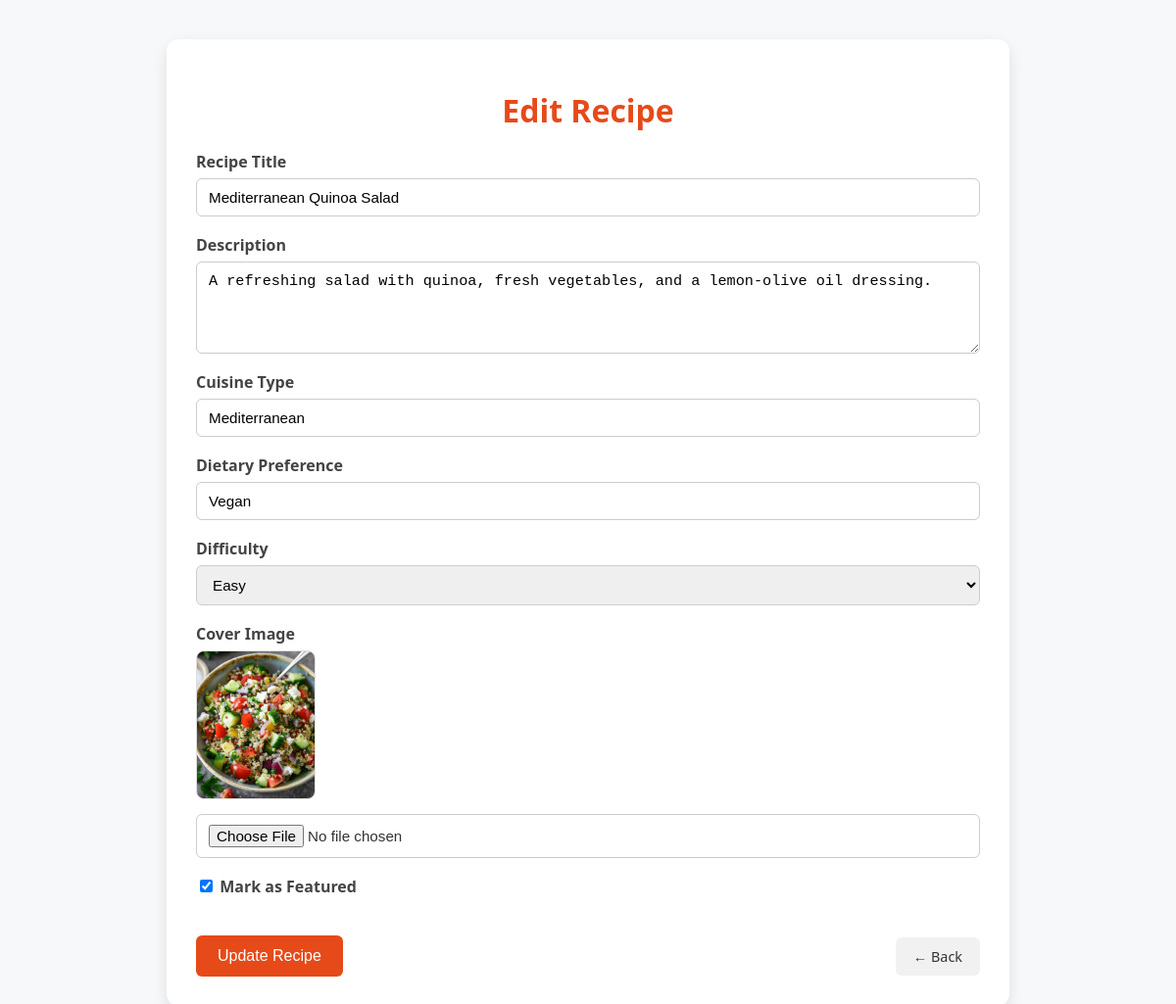
Page /admin/recipe_edit.php?id=6 (signed in) on the committed database.
### tables this page shows
CREATE TABLE `recipes` (
  `recipe_id` int(11) NOT NULL,
  `user_id` int(11) DEFAULT NULL,
  `title` varchar(150) NOT NULL,
  `description` text DEFAULT NULL,
  `cover_img_src` varchar(255) DEFAULT NULL,
  `is_featured` tinyint(1) DEFAULT 0,
  `cuisine_type` varchar(50) DEFAULT NULL,
  `dietary_preference` varchar(50) DEFAULT NULL,
  `difficulty` enum('Easy','Medium','Hard') DEFAULT NULL,
  `created_at` timestamp NOT NULL DEFAULT current_timestamp()
);

### admin/recipe_edit.php (the view, shortened to what this page needs)
<?php
include '../includes/db_connect.php';
$recipeId = isset($_GET['id']) ? (int)$_GET['id'] : 0;
$stmt = $conn->prepare("SELECT * FROM recipes WHERE recipe_id = ?");
$stmt->bind_param("i", $recipeId);
$stmt->execute();
$recipe = $stmt->get_result()->fetch_assoc();
?>
<!DOCTYPE html>
<html lang="en">
<head>
    <link rel="stylesheet" href="../assets/css/admin_recipe_form.css">
</head>
<body>
    <div class="admin-container">
        <h1>Edit Recipe</h1>
        <form method="POST" enctype="multipart/form-data" class="admin-form">
            <div class="form-group">
                <label for="title">Recipe Title</label>
                <input type="text" name="title" value="<?= htmlspecialchars($recipe['title']) ?>" required>
            </div>
            <div class="form-group">
                <label for="description">Description</label>
                <textarea name="description" rows="4" required><?= htmlspecialchars($recipe['description']) ?></textarea>
            </div>
            <div class="form-group">
                <label for="cuisine_type">Cuisine Type</label>
                <input type="text" name="cuisine_type" value="<?= htmlspecialchars($recipe['cuisine_type']) ?>" required>
            </div>
            <div class="form-group">
                <label for="dietary_preference">Dietary Preference</label>
                <input type="text" name="dietary_preference" value="<?= htmlspecialchars($recipe['dietary_preference']) ?>">
            </div>
            <div class="form-group">
                <label for="difficulty">Difficulty</label>
                <select name="difficulty" required>
                    <option value="Easy" <?= $recipe['difficulty'] === 'Easy' ? 'selected' : '' ?>>Easy</option>
                </select>
            </div>
            <div class="form-group">
                <label for="cover_img">Cover Image</label>
                <?php if ($recipe['cover_img_src']): ?>
                    <div class="current-img">
                        <img src="../<?= ltrim($recipe['cover_img_src'], './') ?>" alt="Current Image" height="80">
                    </div>
                <?php endif; ?>
                <input type="file" name="cover_img" accept="image/*">
            </div>
            <div class="form-group">
                <label><input type="checkbox" name="is_featured" <?= $recipe['is_featured'] ? 'checked' : '' ?>> Mark as Featured</label>
            </div>
            <div class="form-actions">
                <button type="submit">Update Recipe</button>
                <a href="recipes.php" class="btn-back">← Back</a>
            </div>
        </form>
    </div>
</body>
</html>

### assets/css/admin_recipe_form.css (style rules this page uses)
body { font-family: "Segoe UI", Tahoma, Geneva, Verdana, sans-serif; background: #f7f8fa; margin: 0; padding: 0; color: #333; }
.admin-container { max-width: 800px; margin: 40px auto; padding: 30px; background: #fff; border-radius: 12px; box-shadow: 0 6px 15px rgba(0,0,0,0.1); }
.admin-container h1 { margin-bottom: 20px; font-size: 2rem; color: #e64a19; text-align: center; }
.admin-form { display: flex; flex-direction: column; gap: 18px; }
.form-group { display: flex; flex-direction: column; }
.form-group label { margin-bottom: 6px; font-weight: bold; color: #444; }
.form-group input[type="text"], .form-group input[type="file"], .form-group select, .form-group textarea { padding: 10px 12px; border: 1px solid #ccc; border-radius: 6px; font-size: 0.95rem; transition: border-color 0.2s, box-shadow 0.2s; }
textarea { resize: vertical; }
.current-img { margin-bottom: 10px; }
.current-img img { border-radius: 8px; max-width: 120px; height: auto; border: 1px solid #ddd; }
.form-actions { display: flex; justify-content: space-between; align-items: center; gap: 12px; margin-top: 15px; }
button[type="submit"] { background: #e64a19; color: #fff; padding: 12px 22px; border: none; border-radius: 6px; cursor: pointer; font-size: 1rem; font-weight: 500; transition: background 0.3s ease; }
.btn-back { display: inline-block; padding: 10px 18px; background: #f1f1f1; color: #333; text-decoration: none; border-radius: 6px; font-size: 0.9rem; transition: background 0.3s; }

### rows in the picture
recipes: title "Mediterranean Quinoa Salad", description "A refreshing salad with quinoa, fresh vegetables, and a lemon-olive oil dressing.", cuisine_type "Mediterranean", dietary_preference "Vegan", difficulty "Easy", cover_img_src (picture), is_featured "☑"
